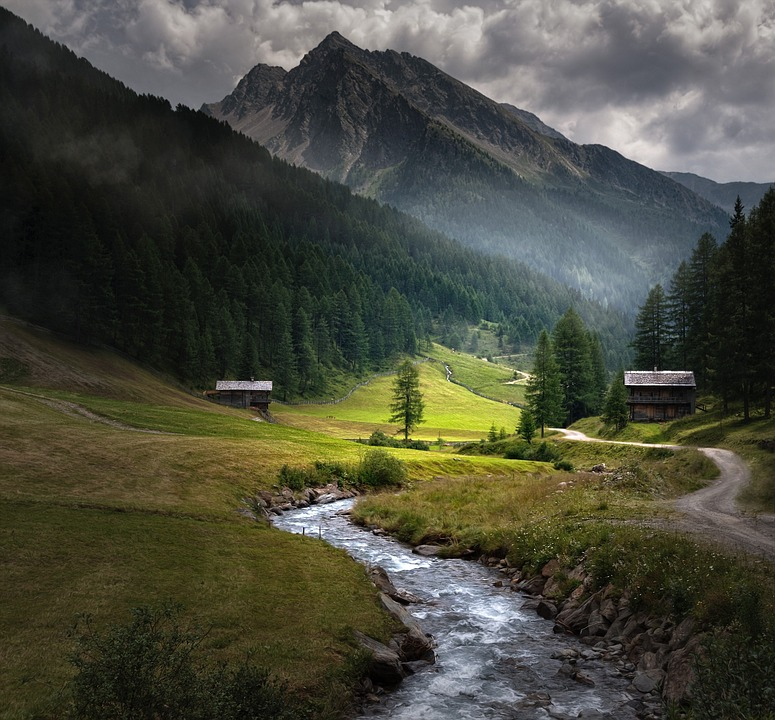
#> input picture putri paradila/konversi text/pegunungan.jpg, 775 x 720 px
$ python 'konversi gambar.py'
#> lines starting #> are read from the running program, lines starting #| are printed output that depends on the picture
from PIL import Image

def preprocess_image(image_path):
    # Load image and convert it to grayscale
#> called with image_path = 'pegunungan.jpg'
    image = Image.open(image_path).convert('L')
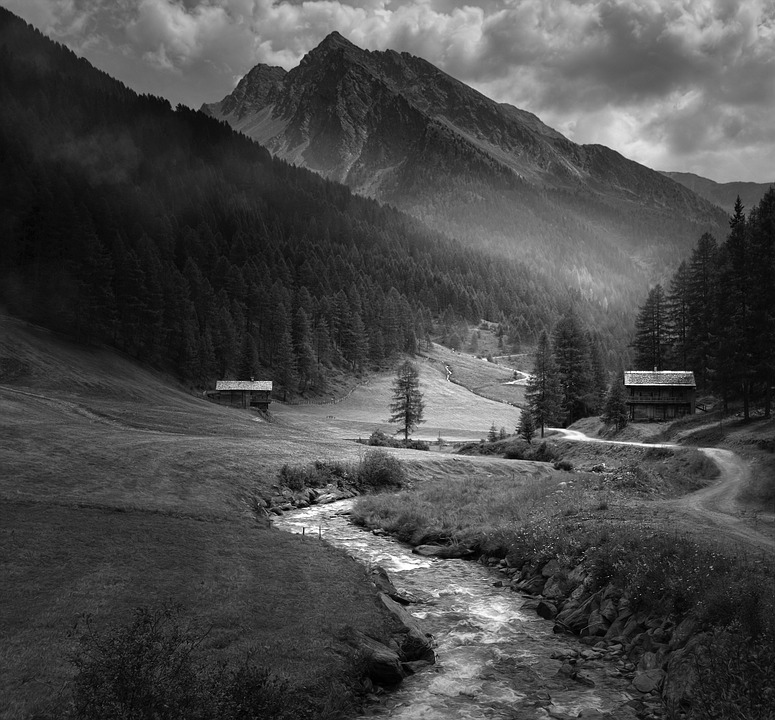
#> image: PIL image 775x720 L; min 0, max 255, mean 73.6

    # Resize image to a smaller size if needed
    # image = image.resize((new_width, new_height))

    # Flatten the grayscale image into a 1D array of pixel values
    pixels = list(image.getdata())
#> pixels = 558000 items

    return pixels

def compress_rle(pixels):
    compressed_pixels = []
    count = 1
    for i in range(1, len(pixels)):
        if pixels[i] == pixels[i - 1]:
            count += 1
        else:
            compressed_pixels.append(pixels[i - 1])
            compressed_pixels.append(count)
            count = 1
    compressed_pixels.append(pixels[-1])
    compressed_pixels.append(count)
    return compressed_pixels

# Praproses gambar pegunungan
image_path = "pegunungan.jpg"
pixels = preprocess_image(image_path)
#> pixels = 558000 items

# Kompresi gambar dengan algoritma RLE
compressed_pixels = compress_rle(pixels)
#> the loop in compress_rle, `for i in range(1, len(pixels)):` made 557999 passes
#> count on passes 1 to 12: 2, 1, 2, 1, 2, 1, 1, 2, 1, 1, 1, 2
#> after the loop in compress_rle, `for i in range(1, len(pixels)):`: compressed_pixels = 1014608 items
#> compressed_pixels = 1014610 items

# Menyimpan hasil kompresi dalam file teks
output_file = "compressed_image.txt"
with open(output_file, "w") as file:
    for pixel in compressed_pixels:
        file.write(str(pixel) + "\n")
#> this loop made 1014610 passes
#> pixel on passes 1, 3, 4: 122, 130, 2

print("Compression completed. Compressed pixels saved in", output_file)
image = Image.open(image_path)
#> image is the input picture: PIL image 775x720 RGB; mean R, G, B 74.4, 75.5, 62.1
output_path = "Hasil.jpg"
image.save(output_path)
image.show(output_path)
